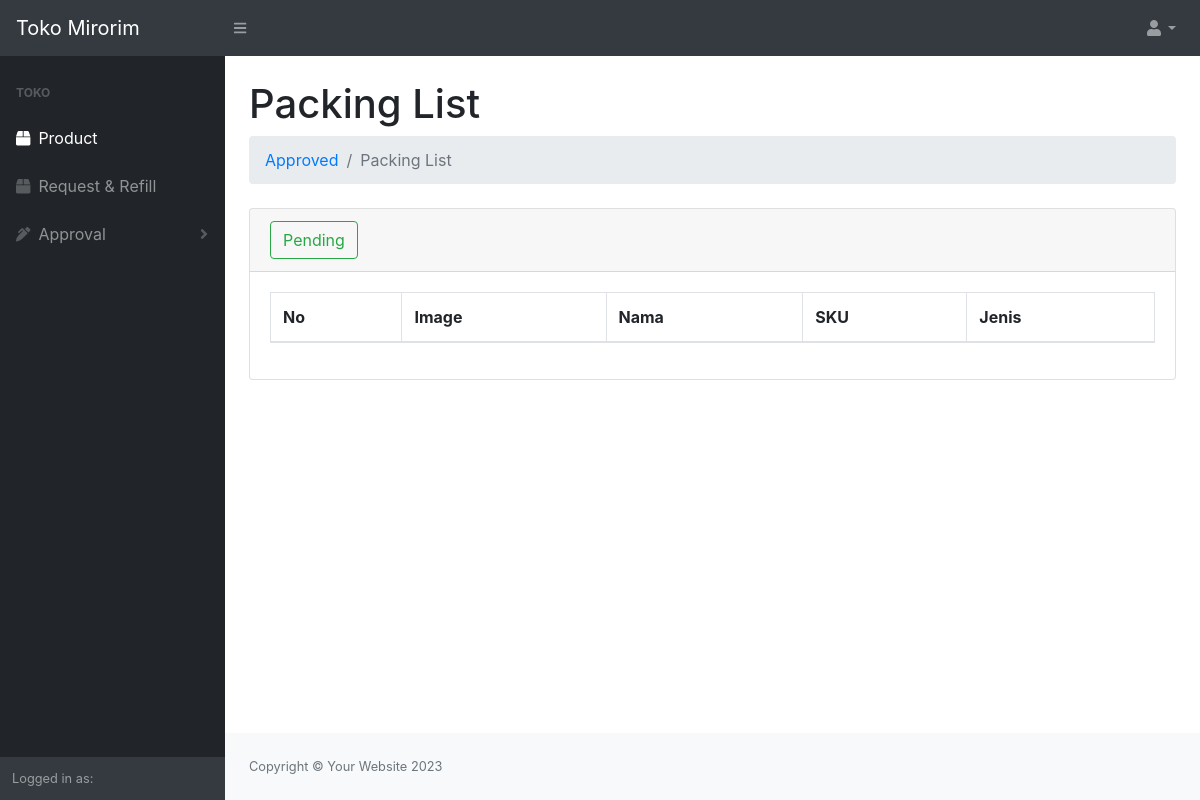
Page /toko/index.php?url=product on the earlier database version.
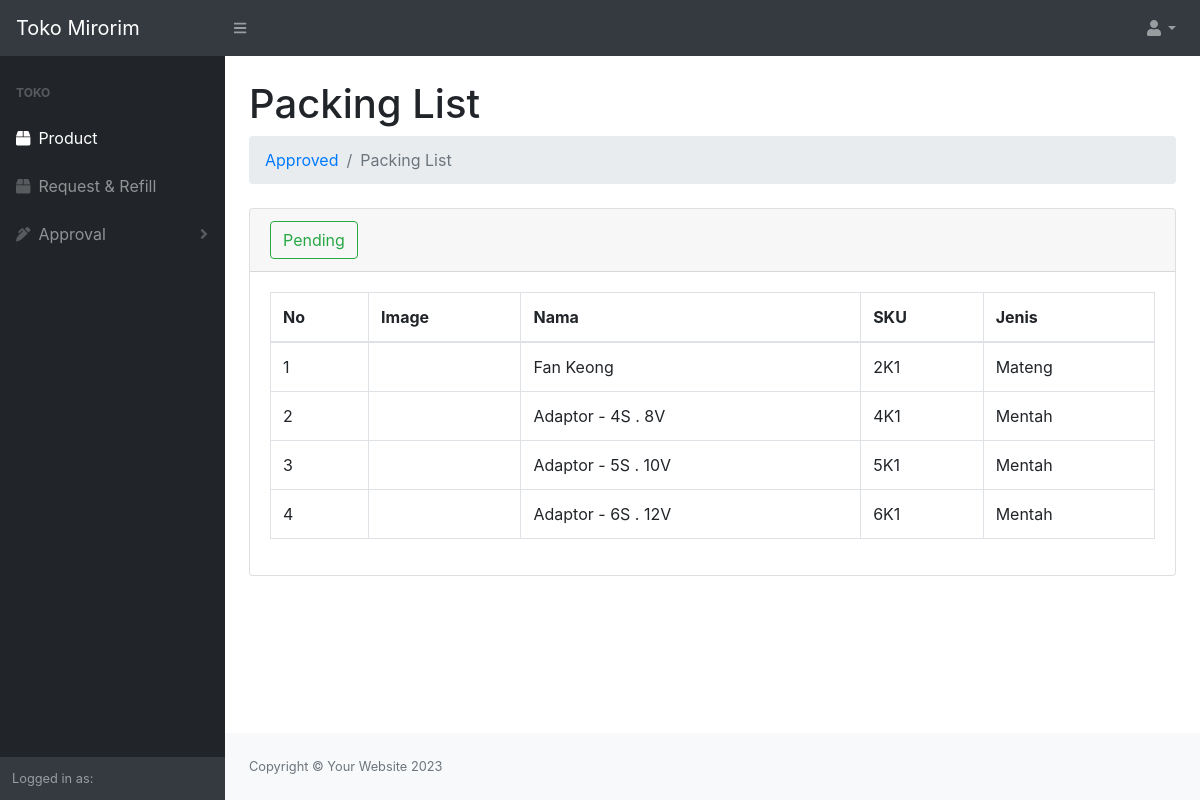
Same page on the later database version.
### tables this page shows
CREATE TABLE `toko_id` (
  `id_toko` int(11) NOT NULL,
  `sku_toko` varchar(200) NOT NULL DEFAULT '-',
  `id_product` int(11) NOT NULL,
  `quantity_toko` int(11) NOT NULL
);

CREATE TABLE `product_id` (
  `id_product` int(11) NOT NULL,
  `image` mediumtext NOT NULL,
  `nama` varchar(200) NOT NULL,
  `jenis` varchar(200) NOT NULL
);

### toko/product.php (the view, shortened to what this page needs)
<div class="container-fluid">
                        <h1 class="mt-4">Packing List</h1>
                        <ol class="breadcrumb mb-4">
                            <li class="breadcrumb-item"><a href="approved.php">Approved</a></li>
                            <li class="breadcrumb-item active">Packing List</li>
                        </ol>
                        <div class="card mb-4">
                            <div class="card-header">
                                <a type="button" data-bs-toggle="modal" data-bs-target="#largeModal" class="btn btn-outline-success">Pending</a>
                            </div>
                            <div class="card-body">
                                <div class="table-responsive">
                                    <table class="table table-hover table-bordered" id="dataTable" width="100%" cellspacing="0">
                                        <thead>
                                            <tr>
                                                <th>No</th>
                                                <th>Image</th>
                                                <th>Nama</th>
                                                <th>SKU</th>
                                                <th>Jenis</th>
                                            </tr>
                                        </thead>
                                        <tbody>
                                            <?php
                                                $ambil = mysqli_query($conn, "SELECT * FROM product_id, toko_id WHERE product_id.id_product = toko_id.id_product AND sku_toko<>'-'");
                                                $i = 1;
                                                while($data=mysqli_fetch_array($ambil)){
                                            ?>
                                            <tr>
                                                <td><?=$i++;?></td>
                                                <td></td>
                                                <td><?=$data['nama'];?></td>
                                                <td><?=$data['sku_toko'];?></td>
                                                <td><?=$data['jenis'];?></td>
                                            </tr>
                                            <?php
                                                }
                                            ?>
                                        </tbody>
                                    </table>
                                </div>
                            </div>
                        </div>
                    </div>

Differences in the rows shown:
added toko_id: id_product.nama "Fan Keong", sku_toko "2K1", id_product.jenis "Mateng"
added toko_id: id_product.nama "Adaptor - 4S . 8V", sku_toko "4K1", id_product.jenis "Mentah"
added toko_id: id_product.nama "Adaptor - 5S . 10V", sku_toko "5K1", id_product.jenis "Mentah"
added toko_id: id_product.nama "Adaptor - 6S . 12V", sku_toko "6K1", id_product.jenis "Mentah"
